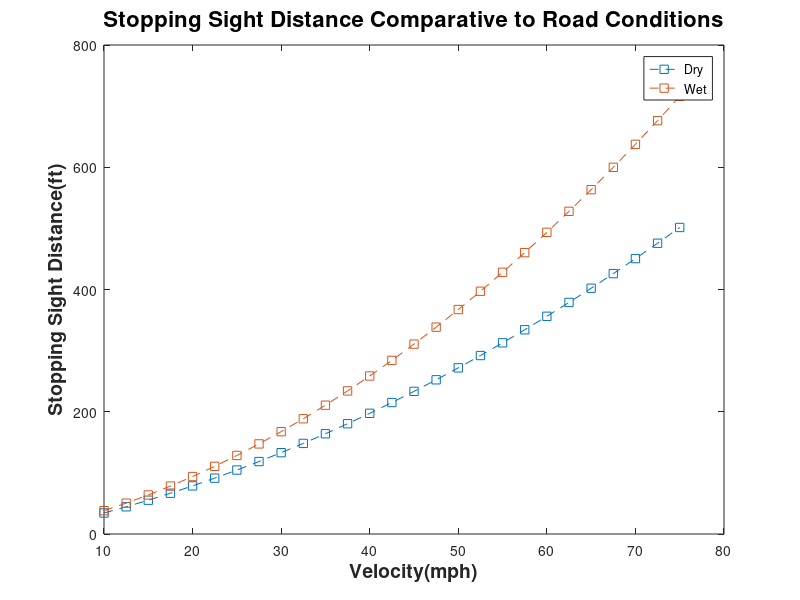

Write MATLAB code to recreate this figure.
% Lab 2: Plotting and Graphical Solutions
% Dillon Dragomir
clc; clear;

%Newton's Law
a = [5 10 12 15 25];
F = [2500 5000 6000 7500 12500];
plot(a,F,'--s');
xlabel('Acceleration (m/s^2)');
ylabel('Force(N)');
title('Newton''s Second Law of Motion');
%%
%Calories Burned While Biking
V = 3:0.5:20;
W = 125;
Rate_125 = 60*W*10.^((V/25)-1.85);
W = 175;
Rate_175 = 60*W*10.^((V/25)-1.85); 
plot(V,Rate_125,'--s',V,Rate_175,'--s');
legend('125(lbs)','175(lbs)')
xlabel('Velocity');
ylabel('Calories Burned');
title('Calories Burned While Biking');


%% 

%Stopping Sight Distance
clc;
clear;
f1 = 0.69; %Typical for a dry road and decent tires
f2 = 0.4; %Typical for a wet road and decent tires
G = 0.02;
tr = 2.0;
V_mph = 10:2.5:75;
V = V_mph*1.60934;
S_Dry = ((0.278*V).^2)/(19.6*(f1-G))+(0.278*V)*tr;
S_Wet = ((0.278*V).^2)/(19.6*(f2-G))+(0.278*V)*tr;
S_Dry_ft = S_Dry*3.28084;
S_Wet_ft = S_Wet*3.28084;
plot(V_mph,S_Dry_ft,'--s',V_mph,S_Wet_ft,'--s');hold on;
xlabel('\bfVelocity(mph)','FontSize',14); 
ylabel('\bfStopping Sight Distance(ft)','FontSize',14); 
legend('Dry','Wet');
title('Stopping Sight Distance Comparative to Road Conditions','FontSize',16);

